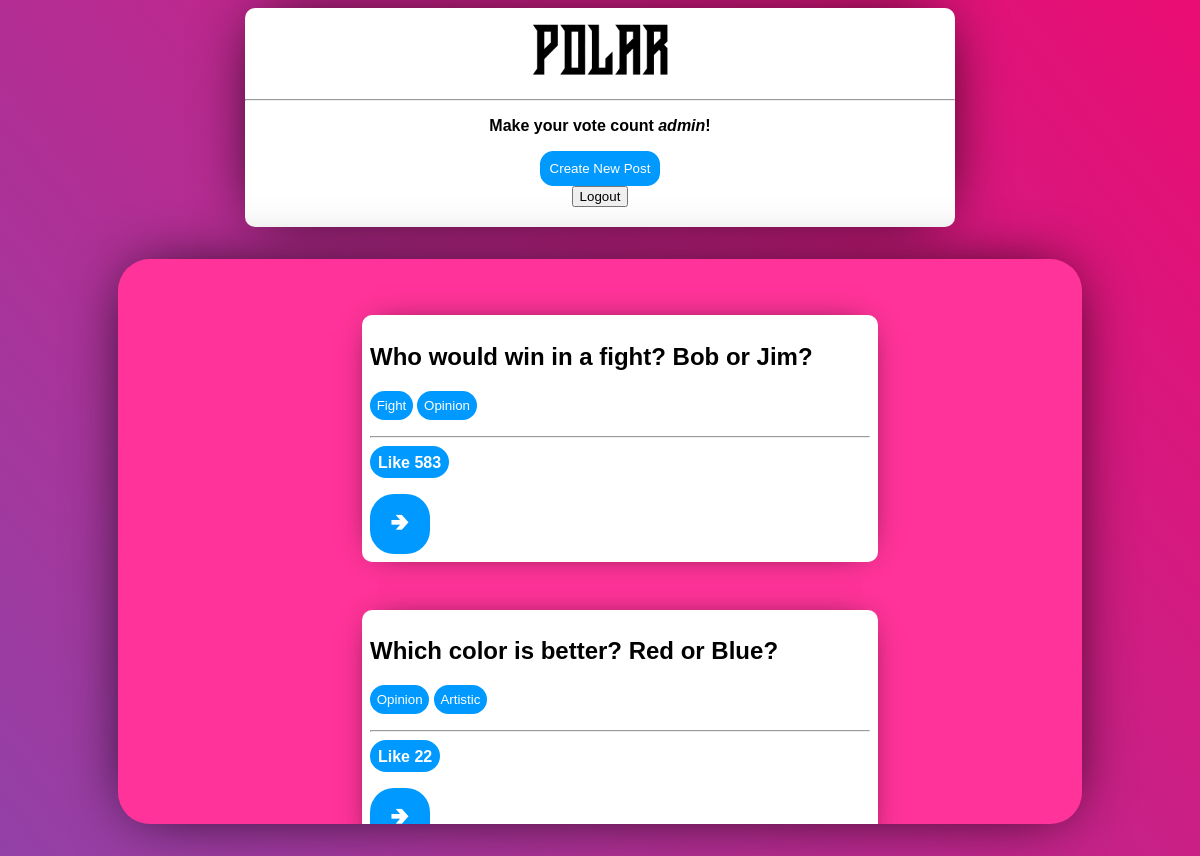
The page /polling/ (signed in) on the database its author committed.
### polling/models.py (models this page shows, shortened)
class Question(models.Model):
    questionText = models.CharField(max_length=250)
    publicationDate = models.DateTimeField('date published')
    likes = models.IntegerField(default=0)

class Tag(models.Model):
    question = models.ForeignKey(Question, on_delete=models.CASCADE)
    tagText = models.CharField(max_length=20)

### polling/views.py (the view, shortened to what this page needs)
# urls.py: path('', views.IndexView.as_view(), name='index'),
class IndexView(generic.ListView):
    template_name = "polling/index.html"
    context_object_name = "latestQuestions"
    def get(self, request):
        if "Tag" in request.GET.keys():
            tag = request.GET.get("Tag")
            questions = self.get_queryset(tag)
        else:
            questions = self.get_queryset()
        userLoggedIn = request.user.is_authenticated
        return render(request, "polling/index.html", {"latestQuestions": questions, "userLoggedIn": userLoggedIn})
    def get_queryset(self, tag = None):
        if tag == None:
            return Question.objects.filter(
                publicationDate__lte=timezone.now()
            ).order_by('publicationDate')[:10]
        else:
            return Question.objects.filter(
                publicationDate__lte=timezone.now()
            ).filter(tag__tagText=tag).order_by('publicationDate')[:10]

### polling/templates/polling/index.html (shortened to what this page needs)
{% load static %}
<link rel="stylesheet" type="text/css" href="{% static 'polling/style.css' %}">
<div class="TitleBar">
  <img class="PolarIcon" alt="Polar Icon" src="../../static/polling/images/polarIcon.png" width="200em" style="padding: 0.5em">
  <hr></hr>
  {% if userLoggedIn %}
    <p>Make your vote count <em>{{user.username}}</em>!</p>
    <a href="{% url 'polling:post' %}"><button href="{% url 'polling:post' %}">Create New Post</button></a>
    <form method="POST">
      <input type="submit" class="LoginButton" name = "Logout" value = "Logout"></input>
    </form>
  {% endif %}
</div>
<div class="MainFeed">
  {% if latestQuestions %}
      <ul>
      {% for question in latestQuestions %}
        <div class="PollDiv">
          <h2>{{question.questionText}}</h2>
          <form method="GET">
            <div class="TagDiv">
              {% for tag in question.tag_set.all %}
              <input type= "submit" class = "Tag" name = "Tag" value = "{{tag.tagText}}"></input>
              {% endfor %}
            </div>
          </form>
          <hr></hr>
          <form method="POST">
            <input type="submit" class="LikeButton" name = "Like" value = "Like {{question.likes}}"></input>
          </form>
          <a href="{% url 'polling:detail' question.id %}"><button href="{% url 'polling:detail' question.id %}">&#129154;</button></a>
        </div>
      {% endfor %}
      </ul>
  {% else %}
      <p>No polls are available.</p>
  {% endif %}
</div>

### polling/static/polling/style.css (style rules this page uses)
h2 { font-family: Arial; font-weight: Bold; color: black; }
p { font-family: Arial; font-weight: Bold; color: black; }
button { background-color: var(--button-color); color: white; padding: 10px 10px; text-align: center; text-decoration: none; display: inline-block; border-radius: 1em; overflow: hidden; border: none; }
input { align-self: Left; }
.PolarIcon { animation: ColorSwitch 8s ease infinite; }
.TitleBar { margin: auto; background-color: white; width: 60%; height: auto; text-align: center; align-content: center; align-items: center; border-radius: 10px; box-shadow: 0px 0px 64px -16px black; padding-bottom: 0.3em; }
.PollDiv { color: grey; background-color: white; width: 500px; border-radius: 10px; padding: 0.5em; align-items: left; background-size: cover; background-position: center; box-shadow: 0px 0px 32px -16px black; margin: auto; margin-top: 3em; margin-bottom: 3em; text-align: left; }
.PollDiv button { width: 60px; height: 60px; font-size: 150%; }
.PollDiv h2 { font-weight: bold; }
.TagDiv { font-family: Arial; margin-top: 1em; margin-bottom: 1em; }
.Tag { color: white; border-radius: 2em; background-color: var(--button-color); border-style: none; padding: 0.5em; text-align: center; }
.MainFeed { background-color: var(--secondary-color); width: 80%; height: 70%; overflow-y: scroll; scroll-behavior: smooth; text-align: center; margin: auto; margin-top: 2em; padding: 0.5em; border-radius: 2em; box-shadow: 0px 0px 64px -16px black; }
.LikeButton { font-family: Arial; color: white; font-weight: bold; font-size: 1em; background: var(--button-color); border-radius: 2em; border-style: none; min-width: 3em; max-width: 6em; height: 2em; margin: auto; padding: 0.5em; }

### rows shown on the page
Question: questionText "Who would win in a fight? Bob or Jim?", Like "Like 583"
Tag: Tag "Fight"
Tag: Tag "Opinion"
Question: questionText "Which color is better? Red or Blue?", Like "Like 22"
Tag: Tag "Opinion"
Tag: Tag "Artistic"

### other values the page prints
{{ user.username }} "admin"
